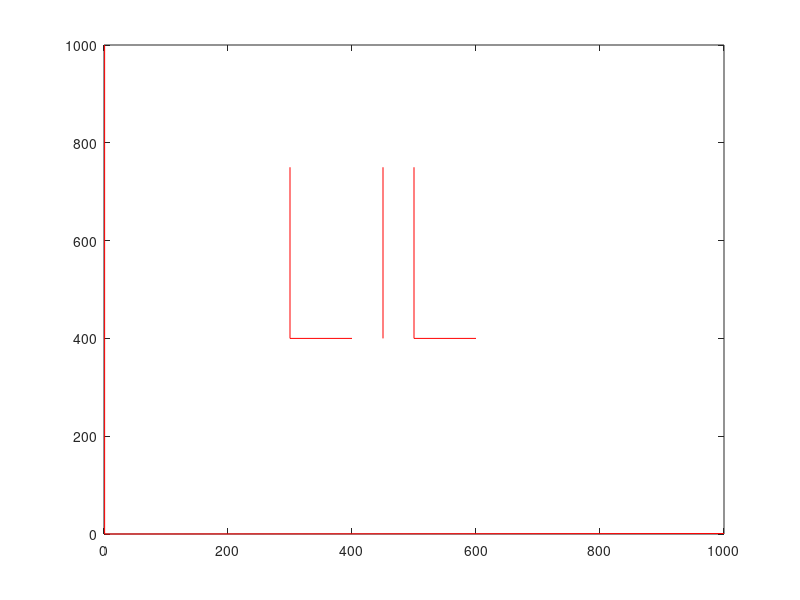

Write MATLAB code to recreate this figure.
l=[300 750;300 400; 400 400];
i=[450 750;450 400];
l2=[500 750;500 400; 600 400];
k=[1 1000;1 0;1000 1]; %kjkjjj
plot(l(:,1),l(:,2),'r'); hold on;
plot(i(:,1),i(:,2),'r'); hold on;
plot(l2(:,1),l2(:,2),'r'); hold on;
plot(k(:,1),k(:,2),'r'); hold on;